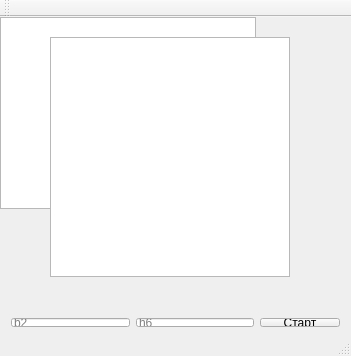
<?xml version="1.0" encoding="UTF-8"?>
<ui version="4.0">
 <class>MainWindow</class>
 <widget class="QMainWindow" name="MainWindow">
  <property name="geometry">
   <rect>
    <x>0</x>
    <y>0</y>
    <width>351</width>
    <height>356</height>
   </rect>
  </property>
  <property name="windowTitle">
   <string>MainWindow</string>
  </property>
  <widget class="QWidget" name="centralWidget">
   <widget class="QWidget" name="horizontalLayoutWidget">
    <property name="geometry">
     <rect>
      <x>0</x>
      <y>290</y>
      <width>351</width>
      <height>31</height>
     </rect>
    </property>
    <layout class="QHBoxLayout" name="horizontalLayout">
     <item>
      <widget class="QLineEdit" name="position1_input">
       <property name="toolTip">
        <string>Начальная позиция коня</string>
       </property>
       <property name="placeholderText">
        <string>b2</string>
       </property>
      </widget>
     </item>
     <item>
      <widget class="QLineEdit" name="position2_input">
       <property name="toolTip">
        <string>Конечная позиция коня</string>
       </property>
       <property name="placeholderText">
        <string>h6</string>
       </property>
      </widget>
     </item>
     <item>
      <widget class="QPushButton" name="StartButton">
       <property name="cursor">
        <cursorShape>PointingHandCursor</cursorShape>
       </property>
       <property name="toolTip">
        <string>Начать движение</string>
       </property>
       <property name="text">
        <string>Старт</string>
       </property>
      </widget>
     </item>
    </layout>
   </widget>
   <widget class="QTableView" name="ChessBoardView">
    <property name="styleSheet">
     <string notr="true"/>
    </property>
    <attribute name="horizontalHeaderCascadingSectionResizes">
     <bool>false</bool>
    </attribute>
   </widget>
   <widget class="QGraphicsView" name="graphicsView">
    <property name="geometry">
     <rect>
      <x>50</x>
      <y>20</y>
      <width>240</width>
      <height>240</height>
     </rect>
    </property>
    <property name="backgroundBrush">
     <brush brushstyle="CrossPattern">
      <color alpha="255">
       <red>0</red>
       <green>0</green>
       <blue>0</blue>
      </color>
     </brush>
    </property>
   </widget>
   <widget class="QLabel" name="lbl">
    <property name="geometry">
     <rect>
      <x>120</x>
      <y>140</y>
      <width>67</width>
      <height>17</height>
     </rect>
    </property>
    <property name="text">
     <string/>
    </property>
   </widget>
  </widget>
  <widget class="QToolBar" name="mainToolBar">
   <attribute name="toolBarArea">
    <enum>TopToolBarArea</enum>
   </attribute>
   <attribute name="toolBarBreak">
    <bool>false</bool>
   </attribute>
  </widget>
  <widget class="QStatusBar" name="statusBar"/>
 </widget>
 <layoutdefault spacing="6" margin="11"/>
 <resources/>
 <connections>
  <connection>
   <sender>StartButton</sender>
   <signal>clicked()</signal>
   <receiver>lbl</receiver>
   <slot>show()</slot>
   <hints>
    <hint type="sourcelabel">
     <x>304</x>
     <y>321</y>
    </hint>
    <hint type="destinationlabel">
     <x>170</x>
     <y>161</y>
    </hint>
   </hints>
  </connection>
 </connections>
</ui>
